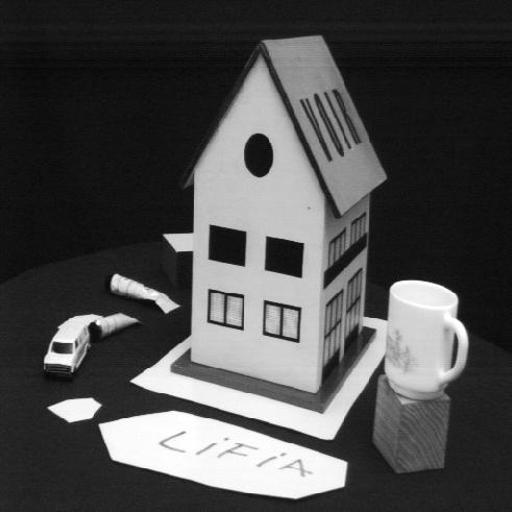
%> input picture Camera Calibration & Fundamental Matrix Estimation/set1/image1.jpg, 512 x 512 px
$ octave funMatrix.m   (GNU Octave 9; MATLAB toolbox functions it lacks are replaced by stand-ins)
%> lines starting %> are read from the running program, lines starting %| are printed output that depends on the picture
### Camera Calibration & Fundamental Matrix Estimation/set1/linspaceNDim.m
function y = linspaceNDim(d1, d2, n)
%LINSPACENDIM Linearly spaced multidimensional matrix.
%   LINSPACENDIM(d1, d2) generates a multi-dimensional
%   matrix of 100 linearly equally spaced points between
%   each element of matrices d1 and d2.
%
%   LINSPACENDIM(d1, d2, N) generates N points between
%   each element of matrices X1 and X2.
%
%       Example:
%       d1 = rand(3, 2, 4); d2 = rand(size(d1)); n = 10;
%
%       y = linspaceNDim(d1, d2, n) returns a multidimensional matrix y of
%       size (3, 2, 4, 10)
%
%
%   Class support for inputs X1,X2:
%      float: Multidimensional matrix, vector, double, single
%
%       Steeve AMBROISE --> sambroise@gmail.com
%
%   $ Date: 2009/01/29   21:00:00 GMT $
%   $ revised Date: 2009/02/02   18:00:00 GMT $
%       Bug fixed for singleton dimensions that occur when d1 or d2
%           are empty matrix, scalar or vector.
%
%


if nargin == 2
    n = 100;
end
n  = double(n);
d1 = squeeze(d1); d2 = squeeze(d2);

if ndims(d1)~= ndims(d2) || any(size(d1)~= size(d2))
    error('d1 and d2 must have the same number of dimension and the same size'),
end

NDim = ndims(d1);
%%%%%%%% To know if the two first dimensions are singleton dimensions
if NDim==2 && any(size(d1)==1)
    NDim = NDim-1;
    if all(size(d1)==1)
        NDim = 0;
    end
end

pp      = (0:n-2)./(floor(n)-1);

Sum1    = TensorProduct(d1, ones(1,n-1));
Sum2    = TensorProduct((d2-d1), pp);
y = cat(NDim+1, Sum1  + Sum2, shiftdim(d2, size(d1, 1)==1 ));

%%%%% An old function that I wrote to replace the built in Matlab function:
%%%%% KRON

function Z = TensorProduct(X,Y)
%   Z = TensorProduct(X,Y) returns the REAL Kronecker tensor product of X and Y.
%   The result is a multidimensional array formed by taking all possible products
%   between the elements of X and those of Y.
%
%   If X is m-by-n and Y is p-by-q-by-r, then kron(X,Y)
%   is m-by-p-by-n-by-q-by-r.
%
%   X and Y are multidimensional matrices
%   of any size and number of dimensions
%
%   E.g. if X is of dimensions (4, 5, 3) and Y of dimension (3, 1, 7, 4)
%   TensorProduct(X, Y) returns a multidimensional matrix Z of dimensions:
%   (4, 5, 3, 3, 7, 4)
%
%   $ Date: 2001/11/09 10:20:00 GMT $
%
%       Steeve AMBROISE --> sambroise@gmail.com
%

sX=size(X);sY=size(Y);

ndim1=ndims(X);ndim2=ndims(Y);

indperm=[ndim2+1:ndim1+ndim2,1:ndim2];

% to remove all singleton dimensions
Z=squeeze(repmat(X,[ones(1,ndims(X)),sY]).*...
    permute(repmat(Y,[ones(1,ndims(Y)),sX]),indperm));

### Camera Calibration & Fundamental Matrix Estimation/set1/normalizeTransformation.m
function[T] = normalizeTransformation(q)

t = diag([1 1 1]);
t(1,3) = -(mean(q(:,1)));
t(2,3) = - (mean(q(:,2)));

s = diag([1 1 1]);
s(1,1) = 1/(std(q(:,1)));
s(2,2) = 1/(std(q(:,2)));

T = s*t;
end

### Camera Calibration & Fundamental Matrix Estimation/set1/funMatrix.m
clear
clc

%% Importing the 2D and 3D features
q1 = importdata('pt_2D_1.txt');
q2 = importdata('pt_2D_2.txt');
im1=imread('image1.jpg');
%> im1 is the input picture: size 512x512 uint8; min 0, max 255, mean 76.5
im2=imread('image2.jpg');
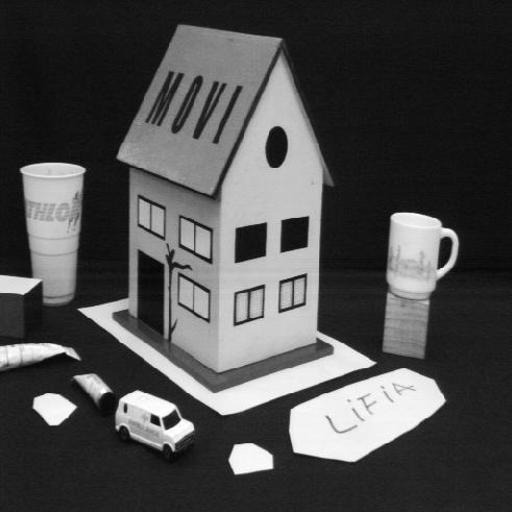
%> input picture Camera Calibration & Fundamental Matrix Estimation/set1/image2.jpg, 512 x 512 px
%> im2 is the input picture: size 512x512 uint8; min 0, max 255, mean 76.6


%% Swapping the columns of the the datasets
%coordinates
temp = q1(:,1);
q1(:,1) = q1(:,2);
q1(:,2) = temp;

temp = q2(:,1);
q2(:,1) = q2(:,2);
q2(:,2) = temp;

%% Converting to homogeneous coordinates
[rows,cols] = size(q1);
oneVector = ones(rows,1);
q1_h = [q1 oneVector];
q2_h = [q2 oneVector];

%% Normalizing Data and creating the Transformation Matrix for Normalization
T = normalizeTransformation(q1);
T_prime = normalizeTransformation(q2);
q1_n = (T*q1_h')';
q2_n = (T_prime*q2_h')';

%% Constructing the A matrix
% A1 = [q1_h q1_h q1_h];
% A2 = [q2_h(:,1) q2_h(:,1) q2_h(:,1) q2_h(:,2) q2_h(:,2) q2_h(:,2) q2_h(:,3) q2_h(:,3) q2_h(:,3)];
% A = A1.*A2;


A1 = [q1_n q1_n q1_n];
A2 = [q2_n(:,1) q2_n(:,1) q2_n(:,1) q2_n(:,2) q2_n(:,2) q2_n(:,2) q2_n(:,3) q2_n(:,3) q2_n(:,3)];
A = A1.*A2;

%% Compute SVD of A matrix to get the Fundamental Matrix (not rank 2)
[U,D,V] = svd(A);
F = V(:,end);

F = reshape(F,[3,3])';

%% Compute SVD of F matrix to get the new Fundamental Matrix and impose the
%  rank to constraint
[U,D,V] = svd(F);
D(3,3) = 0;
F_new = U*D*V';

%% Denormalizing the rank 2 contrained Fundamental Matrix
F_new_denormalized = (T_prime)'*F_new*T;

%% Computing the epipolar lines

% l2 = F_new*q1_h';
% l1 = F_new'*q2_h';

l2 = F_new_denormalized*q1_h';
l1 = F_new_denormalized'*q2_h';
l1 = l1';
l2 = l2';

X1 = linspaceNDim(q1(:,1) - 29, q1(:,1)+30,60);
X2 = linspaceNDim(q2(:,1) - 29, q2(:,1)+30,60);
y1 = (-l1(:,1).*X1 - l1(:,3))./l1(:,2);
y2 = (-l2(:,1).*X2 - l2(:,3))./l2(:,2);

%% Plotting the images, image points, and epipolar lines
figure(2)
imshow(im1)
hold on;
plot(X1',y1', 'r', 'LineWidth', 1);
scatter(q1(:,1),q1(:,2),20,'white','filled')
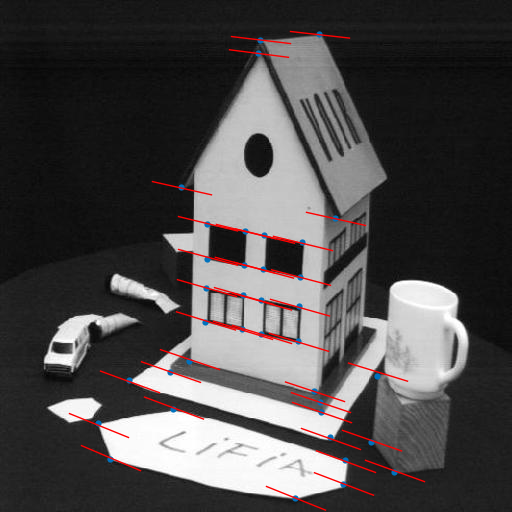
%> figure redrawn from the program's plot data
hold off;

figure(3)
imshow(im2)
hold on;
plot(X2',y2', 'r','LineWidth', 1);
scatter(q2(:,1),q2(:,2),20,'white','filled')
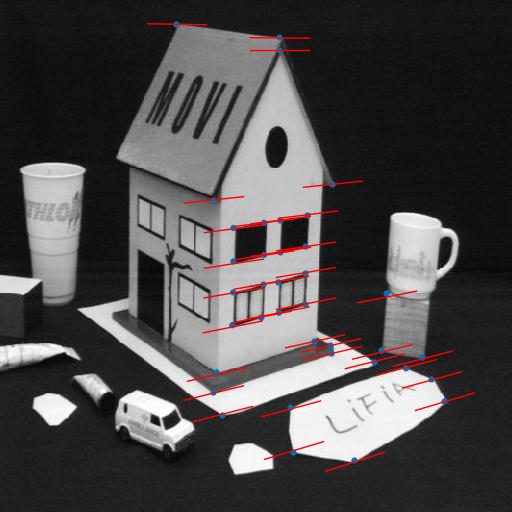
%> figure redrawn from the program's plot data
hold off;

%% Computing the Average distance from epipolar lines to the corresponding image points

D1 = abs(l1(:,1).*q1(:,1) + l1(:,2).*q1(:,2) + l1(:,3))./((l1(:,1).^2) + (l1(:,2).^2)).^(1/2);
D2 = abs(l2(:,1).*q2(:,1) + l2(:,2).*q2(:,2) + l2(:,3))./((l2(:,1).^2) + (l2(:,2).^2)).^(1/2);

d1 = mean(D1)
d2 = mean(D2)
